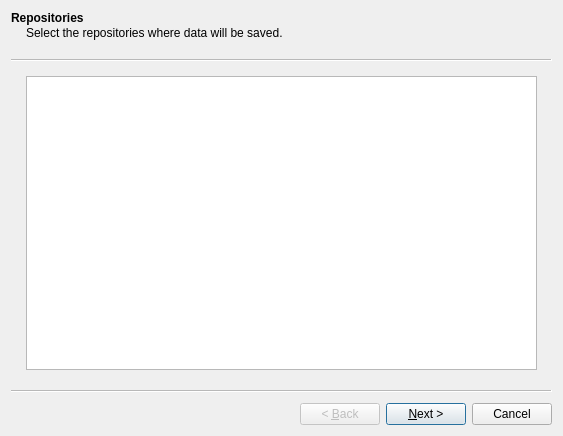
<?xml version="1.0" encoding="UTF-8"?>
<ui version="4.0">
 <class>NewJobWizard</class>
 <widget class="QWizard" name="NewJobWizard">
  <property name="geometry">
   <rect>
    <x>0</x>
    <y>0</y>
    <width>563</width>
    <height>436</height>
   </rect>
  </property>
  <property name="windowTitle">
   <string>Wizard</string>
  </property>
  <widget class="QWizardPage" name="page_repositories">
   <property name="title">
    <string>Repositories</string>
   </property>
   <property name="subTitle">
    <string>Select the repositories where data will be saved.</string>
   </property>
   <layout class="QVBoxLayout" name="verticalLayout">
    <item>
     <widget class="QListView" name="listView">
      <property name="editTriggers">
       <set>QAbstractItemView::NoEditTriggers</set>
      </property>
     </widget>
    </item>
   </layout>
  </widget>
  <widget class="QWizardPage" name="page_sources">
   <property name="title">
    <string>Sources</string>
   </property>
   <property name="subTitle">
    <string>Select the directories to back up.</string>
   </property>
   <layout class="QVBoxLayout" name="verticalLayout_2">
    <item>
     <widget class="QTableView" name="tableView">
      <property name="alternatingRowColors">
       <bool>true</bool>
      </property>
      <property name="selectionBehavior">
       <enum>QAbstractItemView::SelectRows</enum>
      </property>
      <property name="showGrid">
       <bool>false</bool>
      </property>
      <property name="wordWrap">
       <bool>false</bool>
      </property>
      <attribute name="verticalHeaderVisible">
       <bool>false</bool>
      </attribute>
     </widget>
    </item>
    <item>
     <layout class="QHBoxLayout" name="horizontalLayout">
      <item>
       <spacer name="horizontalSpacer">
        <property name="orientation">
         <enum>Qt::Horizontal</enum>
        </property>
        <property name="sizeHint" stdset="0">
         <size>
          <width>40</width>
          <height>20</height>
         </size>
        </property>
       </spacer>
      </item>
      <item>
       <widget class="QToolButton" name="toolButton_2">
        <property name="text">
         <string>...</string>
        </property>
        <property name="toolButtonStyle">
         <enum>Qt::ToolButtonTextBesideIcon</enum>
        </property>
       </widget>
      </item>
      <item>
       <widget class="QToolButton" name="toolButton_3">
        <property name="text">
         <string>...</string>
        </property>
       </widget>
      </item>
     </layout>
    </item>
   </layout>
  </widget>
  <widget class="QWizardPage" name="page_schedule">
   <property name="title">
    <string>Schedule</string>
   </property>
   <property name="subTitle">
    <string>When and how often shall the job run?</string>
   </property>
   <layout class="QVBoxLayout" name="verticalLayout_4">
    <item>
     <widget class="QLabel" name="label">
      <property name="text">
       <string>&lt;html&gt;&lt;head/&gt;&lt;body&gt;&lt;p&gt;&lt;span style=&quot; font-weight:600;&quot;&gt;Note:&lt;/span&gt; If you choose to use the global settings with the box below, changes to the global settings made &lt;span style=&quot; font-style:italic;&quot;&gt;after&lt;/span&gt; the job is created will be applied to the job, too. If you simply want to copy the global settings, uncheck the box below.&lt;/p&gt;&lt;/body&gt;&lt;/html&gt;</string>
      </property>
      <property name="wordWrap">
       <bool>true</bool>
      </property>
     </widget>
    </item>
    <item>
     <widget class="QCheckBox" name="checkBox">
      <property name="text">
       <string>Use global settings</string>
      </property>
     </widget>
    </item>
    <item>
     <widget class="ScheduleWidget" name="widget_2" native="true"/>
    </item>
   </layout>
  </widget>
  <widget class="QWizardPage" name="wizardPage">
   <property name="title">
    <string>Finished!</string>
   </property>
   <property name="subTitle">
    <string>The configuration is finished.</string>
   </property>
   <layout class="QVBoxLayout" name="verticalLayout_3">
    <item>
     <widget class="QLabel" name="label_16">
      <property name="text">
       <string>&lt;html&gt;&lt;head/&gt;&lt;body&gt;&lt;p&gt;If needed, you can make modifications to the job configuration below. In case of doubt, simply click continue.&lt;/p&gt;&lt;/body&gt;&lt;/html&gt;</string>
      </property>
      <property name="wordWrap">
       <bool>true</bool>
      </property>
     </widget>
    </item>
    <item>
     <widget class="QPlainTextEdit" name="plainTextEdit">
      <property name="font">
       <font>
        <family>Monospace</family>
       </font>
      </property>
      <property name="lineWrapMode">
       <enum>QPlainTextEdit::NoWrap</enum>
      </property>
      <property name="readOnly">
       <bool>true</bool>
      </property>
     </widget>
    </item>
   </layout>
  </widget>
  <action name="action_add_source">
   <property name="text">
    <string>Add source</string>
   </property>
  </action>
 </widget>
 <customwidgets>
  <customwidget>
   <class>ScheduleWidget</class>
   <extends>QWidget</extends>
   <header>qtborg.schedule_widget</header>
   <container>1</container>
  </customwidget>
 </customwidgets>
 <resources/>
 <connections/>
</ui>
